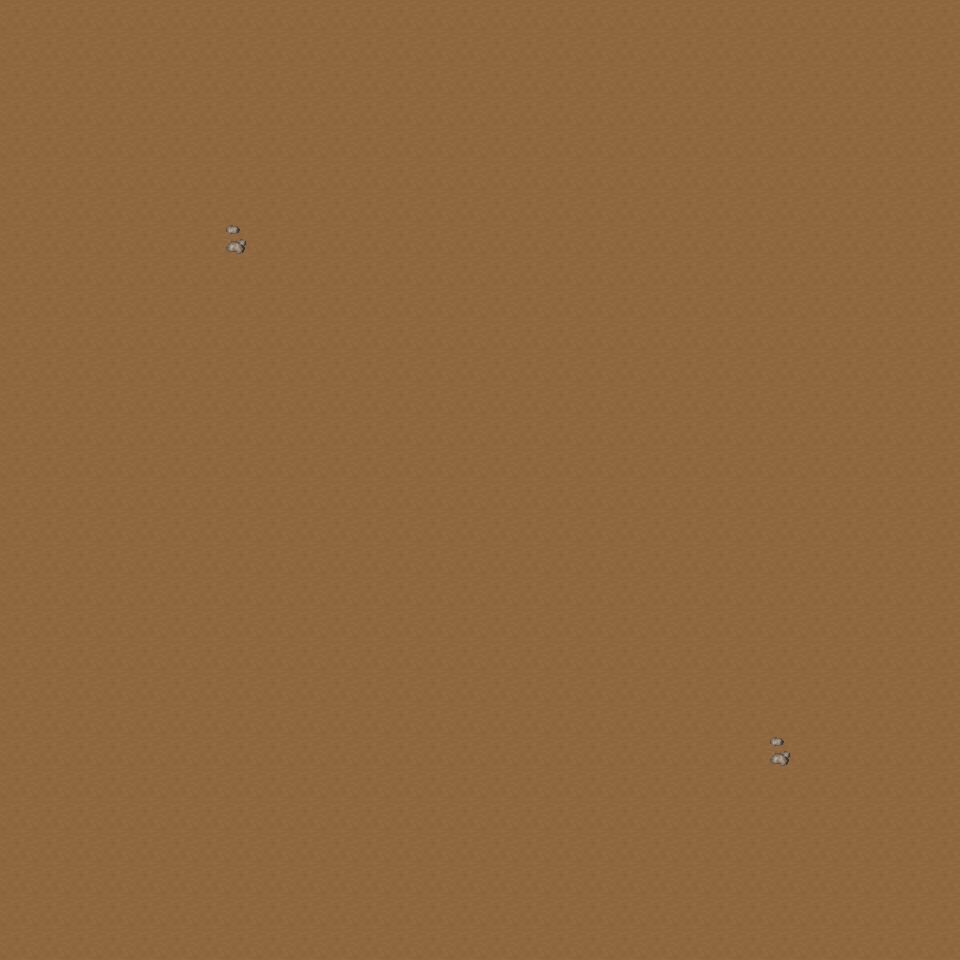

Tiled map render using the project's own tile images. Description and the map definition, with tile-layer contents summarised, below:
An orthogonal 30x30 tile map with 32x32 px tiles, 6 tile layers (Ground, Object, Object2, Above, ...), 31 tilesets and 4 objects (4x mapExit).

<map version="1.0" orientation="orthogonal" renderorder="right-down" width="30" height="30" tilewidth="32" tileheight="32" nextobjectid="5">
  <tileset firstgid="1" name="tileset_ground_ground" tilewidth="32" tileheight="32" tilecount="33" columns="3">
    <image source="../drawable/tileset_ground_ground.png" width="96" height="352" />
  </tileset>
  <tileset firstgid="34" name="tileset_ground_ridge_earth_dark" tilewidth="32" tileheight="32" tilecount="96" columns="12">
    <image source="../drawable/tileset_ground_ridge_earth_dark.png" width="384" height="256" />
  </tileset>
  <tileset firstgid="130" name="tileset_furniture_light_iron_lamp" tilewidth="32" tileheight="32" tilecount="3" columns="1">
    <image source="../drawable/tileset_furniture_light_iron_lamp.png" width="32" height="96" />
  </tileset>
  <tileset firstgid="133" name="tileset_furniture_light_dark_torch" tilewidth="32" tileheight="32" tilecount="8" columns="2">
    <image source="../drawable/tileset_furniture_light_dark_torch.png" width="64" height="128" />
  </tileset>
  <tileset firstgid="141" name="tileset_furniture_light_flames" tilewidth="32" tileheight="32" tilecount="6" columns="6">
    <image source="../drawable/tileset_furniture_light_flames.png" width="192" height="32" />
  </tileset>
  <tileset firstgid="147" name="tileset_item_corpse_skeleton" tilewidth="32" tileheight="32" tilecount="4" columns="2">
    <image source="../drawable/tileset_item_corpse_skeleton.png" width="64" height="64" />
  </tileset>
  <tileset firstgid="151" name="tileset_item_blood_floor_stains_2" tilewidth="32" tileheight="32" tilecount="4" columns="2">
    <image source="../drawable/tileset_item_blood_floor_stains_2.png" width="64" height="64" />
  </tileset>
  <tileset firstgid="155" name="tileset_item_chest_large" tilewidth="32" tileheight="32" tilecount="8" columns="4">
    <image source="../drawable/tileset_item_chest_large.png" width="128" height="64" />
  </tileset>
  <tileset firstgid="163" name="tileset_item_armor_sword_rack" tilewidth="32" tileheight="32" tilecount="4" columns="2">
    <image source="../drawable/tileset_item_armor_sword_rack.png" width="64" height="64" />
  </tileset>
  <tileset firstgid="167" name="tileset_item_armor_weapons_rack" tilewidth="32" tileheight="32" tilecount="18" columns="9">
    <image source="../drawable/tileset_item_armor_weapons_rack.png" width="288" height="64" />
  </tileset>
  <tileset firstgid="185" name="tileset_item_pot_barrel_tall" tilewidth="32" tileheight="32" tilecount="2" columns="1">
    <image source="../drawable/tileset_item_pot_barrel_tall.png" width="32" height="64" />
  </tileset>
  <tileset firstgid="187" name="tileset_item_pot_pot_tall" tilewidth="32" tileheight="32" tilecount="2" columns="1">
    <image source="../drawable/tileset_item_pot_pot_tall.png" width="32" height="64" />
  </tileset>
  <tileset firstgid="189" name="tileset_ground_rock_pebbles" tilewidth="32" tileheight="32" tilecount="3" columns="1">
    <image source="../drawable/tileset_ground_rock_pebbles.png" width="32" height="96" />
  </tileset>
  <tileset firstgid="192" name="tileset_item_corpse_skull_dark" tilewidth="32" tileheight="32" tilecount="2" columns="2">
    <image source="../drawable/tileset_item_corpse_skull_dark.png" width="64" height="32" />
  </tileset>
  <tileset firstgid="194" name="tileset_ground_ladder_horizontal_dark" tilewidth="32" tileheight="32" tilecount="3" columns="1">
    <image source="../drawable/tileset_ground_ladder_horizontal_dark.png" width="32" height="96" />
  </tileset>
  <tileset firstgid="197" name="tileset_ground_fire_fire" tilewidth="32" tileheight="32" tilecount="27" columns="3">
    <image source="../drawable/tileset_ground_fire_fire.png" width="96" height="288" />
  </tileset>
  <tileset firstgid="224" name="tileset_ground_cobbled_paving" tilewidth="32" tileheight="32" tilecount="1" columns="1">
    <image source="../drawable/tileset_ground_cobbled_paving.png" width="32" height="32" />
  </tileset>
  <tileset firstgid="225" name="tileset_plant_stump_int_small_stump" tilewidth="32" tileheight="32" tilecount="1" columns="1">
    <image source="../drawable/tileset_plant_stump_int_small_stump.png" width="32" height="32" />
  </tileset>
  <tileset firstgid="226" name="tileset_furniture_table_tree_stump_table" tilewidth="32" tileheight="32" tilecount="4" columns="2">
    <image source="../drawable/tileset_furniture_table_tree_stump_table.png" width="64" height="64" />
  </tileset>
  <tileset firstgid="230" name="tileset_logic_collision" tilewidth="32" tileheight="32" tilecount="1" columns="1">
    <image source="../drawable/tileset_logic_collision.png" width="32" height="32" />
  </tileset>
  <tileset firstgid="231" name="tileset_ground_ladder_vertical_dark" tilewidth="32" tileheight="32" tilecount="3" columns="3">
    <image source="../drawable/tileset_ground_ladder_vertical_dark.png" width="96" height="32" />
  </tileset>
  <tileset firstgid="234" name="tileset_logic_creature_animal" tilewidth="32" tileheight="32" tilecount="32" columns="8">
    <image source="../drawable/tileset_logic_creature_animal.png" width="256" height="128" />
  </tileset>
  <tileset firstgid="266" name="tileset_logic_creature_human_barbarian" tilewidth="32" tileheight="32" tilecount="7" columns="7">
    <image source="../drawable/tileset_logic_creature_human_barbarian.png" width="224" height="32" />
  </tileset>
  <tileset firstgid="273" name="tileset_ground_ladder_steps" tilewidth="32" tileheight="32" tilecount="6" columns="3">
    <image source="../drawable/tileset_ground_ladder_steps.png" width="96" height="64" />
  </tileset>
  <tileset firstgid="279" name="tileset_logic_portal" tilewidth="32" tileheight="32" tilecount="24" columns="8">
    <image source="../drawable/tileset_logic_portal.png" width="256" height="96" />
  </tileset>
  <tileset firstgid="303" name="tileset_ground_earth_edges_yellowgreen" tilewidth="32" tileheight="32" tilecount="15" columns="5">
    <image source="../drawable/tileset_ground_earth_edges_yellowgreen.png" width="160" height="96" />
  </tileset>
  <tileset firstgid="318" name="tileset_plant_grasses" tilewidth="32" tileheight="32" tilecount="6" columns="3">
    <image source="../drawable/tileset_plant_grasses.png" width="96" height="64" />
  </tileset>
  <tileset firstgid="324" name="tileset_light_yellow_light_5x5" tilewidth="32" tileheight="32" tilecount="25" columns="5">
    <image source="../drawable/tileset_light_yellow_light_5x5.png" width="160" height="160" />
  </tileset>
  <tileset firstgid="349" name="tileset_light_dim_yellow_light_7x5" tilewidth="32" tileheight="32" tilecount="35" columns="7">
    <image source="../drawable/tileset_light_dim_yellow_light_7x5.png" width="224" height="160" />
  </tileset>
  <tileset firstgid="384" name="tileset_item_firewood" tilewidth="32" tileheight="32" tilecount="12" columns="3">
    <image source="../drawable/tileset_item_firewood.png" width="96" height="128" />
  </tileset>
  <tileset firstgid="396" name="tileset_logic_creature_insect" tilewidth="32" tileheight="32" tilecount="5" columns="5">
    <image source="../drawable/tileset_logic_creature_insect.png" width="160" height="32" />
  </tileset>
  <layer name="Ground" width="30" height="30">
    <data>[900 cells, 900 non-empty, 1 distinct tile ids]</data>
  </layer>
  <layer name="Object" width="30" height="30">
    <data>[900 cells, 2 non-empty, 1 distinct tile ids]</data>
  </layer>
  <layer name="Object2" width="30" height="30">
    <data>[900 cells, 0 non-empty, 0 distinct tile ids]</data>
  </layer>
  <layer name="Above" width="30" height="30">
    <data>[900 cells, 0 non-empty, 0 distinct tile ids]</data>
  </layer>
  <layer name="Above2" width="30" height="30">
    <data>[900 cells, 0 non-empty, 0 distinct tile ids]</data>
  </layer>
  <layer name="Walkable" width="30" height="30">
    <data>[900 cells, 0 non-empty, 0 distinct tile ids]</data>
  </layer>
  <objectgroup name="MapEvents">
    <object id="1" name="north" type="mapExit" x="0" y="0" width="960" height="32">
      <properties>
        <property name="map" value="level_0_x205_y10" />
        <property name="x" value="0" />
        <property name="y" value="28" />
      </properties>
    </object>
    <object id="2" name="south" type="mapExit" x="0" y="928" width="960" height="32">
      <properties>
        <property name="map" value="level_0_x205_y12" />
        <property name="x" value="0" />
        <property name="y" value="1" />
      </properties>
    </object>
    <object id="3" name="west" type="mapExit" x="0" y="0" width="32" height="960">
      <properties>
        <property name="map" value="level_0_x204_y11" />
        <property name="x" value="28" />
        <property name="y" value="0" />
      </properties>
    </object>
    <object id="4" name="east" type="mapExit" x="928" y="0" width="32" height="960">
      <properties>
        <property name="map" value="level_0_x206_y11" />
        <property name="x" value="1" />
        <property name="y" value="0" />
      </properties>
    </object>
  </objectgroup>
</map>
